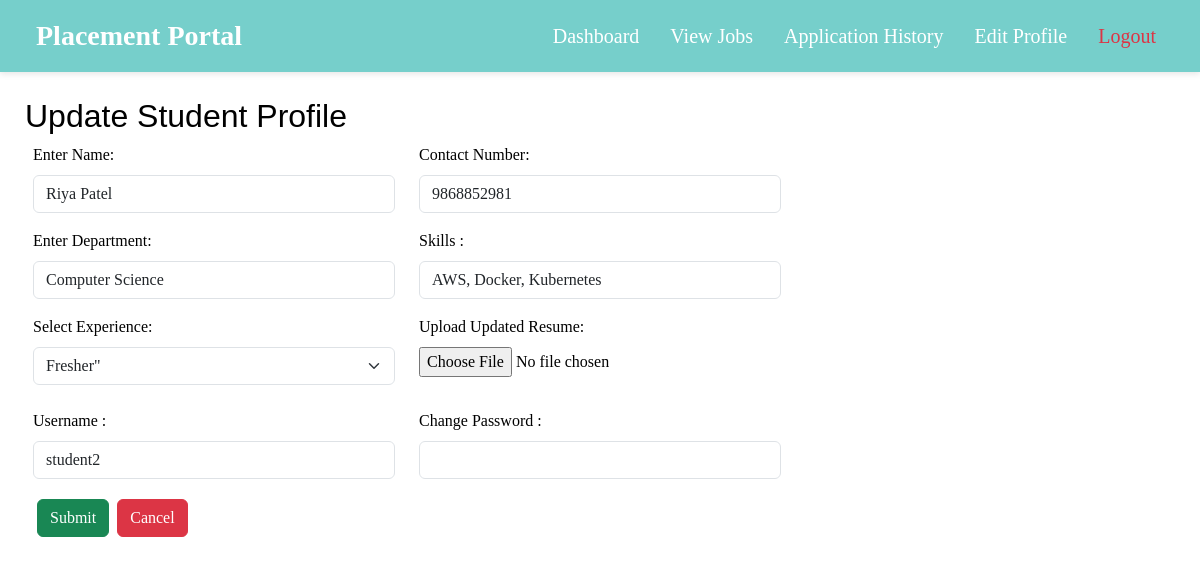
The page /student/2/editProfile (signed in) on the database as committed earlier.
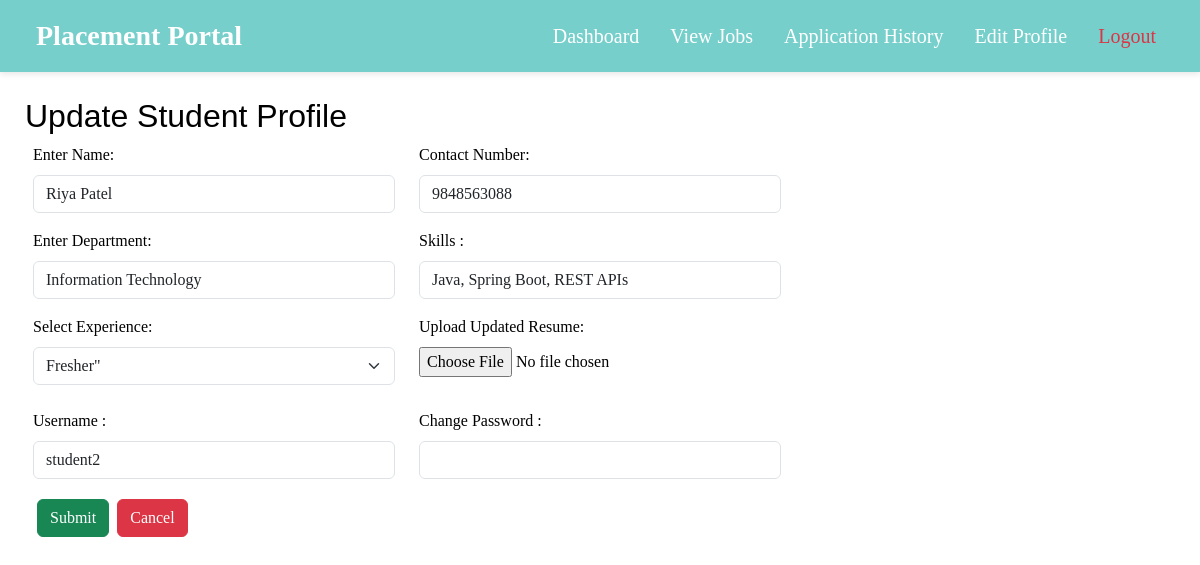
The same page on the database as committed later.
### models.py (models this page shows)
class Student(db.Model):
    __tablename__ = "students"
    studentId = db.Column(db.Integer,autoincrement = True, primary_key = True )
    userId = db.Column(db.Integer, db.ForeignKey("users.userId"), nullable = False)
    name = db.Column(db.String, nullable = False)
    contactNumber = db.Column(db.Integer , nullable = False)
    department = db.Column(db.String, nullable = False)
    resume = db.Column(db.String, nullable = False)
    experience = db.Column(db.String, nullable = False)
    skills = db.Column(db.String, nullable = False)
    user = db.relationship('User', back_populates = "student")
    applications = db.relationship('Application', back_populates = "student", lazy = True, cascade = "all, delete-orphan")

### app.py (the view, shortened to what this page needs)
@app.route('/student/<int:studentId>/editProfile', methods = ['GET','POST'])
@role_required('Student')
def editProfile(studentId):
    if request.method == 'GET':
        student = Student.query.filter_by(studentId = studentId).first_or_404()
        return render_template('./student/editProfile.html', student = student)

### app.py (called while the page is built)
@loginManager.user_loader
def load_user(userId):
    return db.session.get(User, int(userId))

def role_required(role):
    def wrapper(func):
        @wraps(func)
        @login_required
        def decorated_function(*args, **kwargs):
            if current_user.role != role:
                abort(403)
            if current_user.active != True:
                flash("Waiting Admin Approval!", "danger")
            return func(*args,**kwargs)
        return decorated_function
    return wrapper

### templates/student/editProfile.html (shortened to what the changed rows need)
<!DOCTYPE html>
<html>
    <head>
        <link href="https://cdn.jsdelivr.net/npm/bootstrap@5.3.3/dist/css/bootstrap.min.css" rel="stylesheet">
        <link rel="stylesheet" href="../../static/css/style.css">
    </head>
    <body>
        <div class = "content">
        <h2>Update Student Profile</h2>
        <form method = "POST" action = "/student/{{ student.studentId }}/editProfile" enctype="multipart/form-data">
            <div class = "d-flex flex-column gap-3 m-2">
            <div class = "row">
                <div class = "col-md-4">
                <label for = "name" class = "form-label">Enter Name: </label>
                <input type = "text" class = "form-control" required value = "{{ student.name }}"name = "name" required>
                </div>
                <div class = "col-md-4">
                <label for = "positionOpen" class = "form-label">Contact Number:</label>
                <input type = "text"  value = "{{ student.contactNumber }}" class = "form-control" required name="contact">
                </div>
            </div>
            <div class = "row">
                <div class = "col-md-4">
                <label for="position" class = "form-label">Enter Department:</label>
                <input type="text" name="dept" class = "form-control"  value = "{{ student.department }}" required>
                </div>
                <div class = "col-md-4">
                <label for = "skills" class = "form-label">Skills :</label>
                <input type = "text" name = "skills"  value = "{{ student.skills }}" class = "form-control" required>
                </div>
            </div>
            <div class = "row">
            <div class = "col-md-4">
                <label for = "exp" class = "form-label">Select Experience: </label>
                <select name = "exp" class="form-select mb-2" required>
                    <option value = "{{ student.experience }}">{{ student.experience }}"</option>
                </select>
                </div>
                </div>
        </form>
        </div>
    </body>
</html>

Rows that differ between the two databases and show on the page:
changed Student "Riya Patel": contact "9868852981" → "9848563088"; dept "Computer Science" → "Information Technology"; skills "AWS, Docker, Kubernetes" → "Java, Spring Boot, REST APIs"
